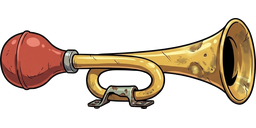
#> input picture klapperkiste/assets/teile/spezialhupe/seite.png, 256 x 128 px; its folder holds only this picture in this run
$ python hupe_schleife.py
#> lines starting #> are read from the running program, lines starting #| are printed output that depends on the picture
"""Einmalige Bearbeitung: Spezialhupe, Seitenansicht.

Das Innere der Rohrschleife ist weiß und von Rohr umschlossen. Die normale
Lochsuche würde auch einen langen Glanzstreifen auf dem Rohr entfernen, darum
wird nur die Schleife gezielt durchsichtig gemacht (Füllen ab einem Punkt darin).
Vorher: python klapperkiste/tools/teilwerk.py blatt … spezialhupe hupe --keine-inseln

Aufruf:
  python klapperkiste/tools/einmalig/hupe_schleife.py
"""

from __future__ import annotations

import os
import sys

from PIL import Image, ImageChops, ImageDraw

sys.path.insert(0, os.path.join(os.path.dirname(__file__), ".."))
import teilwerk  # noqa: E402

PFAD = os.path.join(teilwerk.TEILE_DIR, "spezialhupe", "seite.png")
PUNKT = (0.45, 0.64)  # Mitte der Schleife, Anteile der Bildgröße


def main() -> int:
    bild = Image.open(PFAD).convert("RGBA")
#> bild is the input picture: PIL image 256x128 RGBA; mean R, G, B, A 61.3, 46.5, 32.4, 87.6
    rgb = bild.convert("RGB")
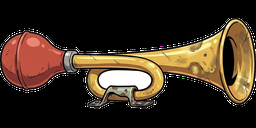
#> rgb: PIL image 256x128 RGB; mean R, G, B 61.3, 46.5, 32.4
    start = (round(PUNKT[0] * bild.width), round(PUNKT[1] * bild.height))
#> start = (115, 82)
    if min(rgb.getpixel(start)) < 200:
        raise SystemExit(f"Punkt {start} liegt nicht im weißen Inneren der Schleife.")
    ImageDraw.floodfill(rgb, start, (1, 254, 3), thresh=60)
    loch = ImageChops.difference(rgb, Image.new("RGB", rgb.size, (1, 254, 3))).convert("L")
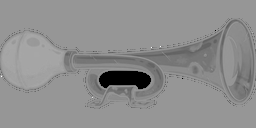
#> loch: PIL image 256x128 L; min 0, max 254, mean 141.9
    bild.putalpha(ImageChops.multiply(bild.getchannel("A"), loch.point(lambda v: 255 if v > 0 else 0)))
    bild.save(PFAD)
    print(f"{os.path.relpath(PFAD)}: Schleife freigestellt")
    return 0


if __name__ == "__main__":
    sys.exit(main())
#> (the program exits here)
